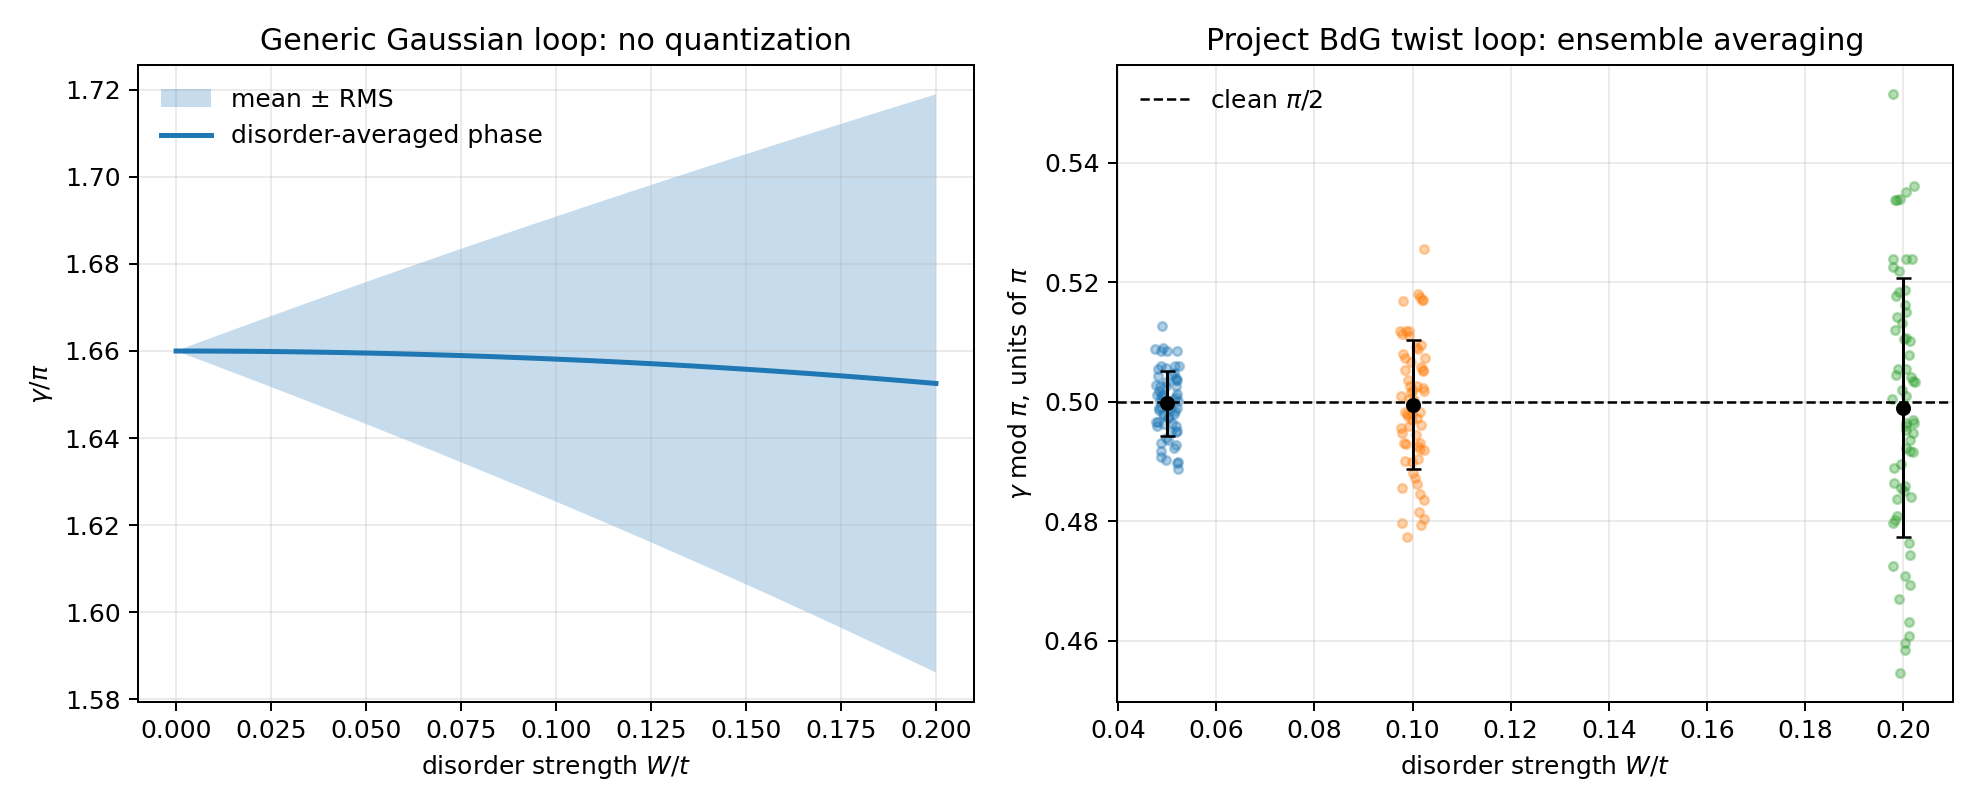

Source code (Python):
"""Test whether weak quenched disorder quantizes Gaussian Berry phases.

Two tests are performed:
1. A generic one-mode (two-level) Gaussian ground state with an analytically
   known, continuously variable Berry phase.
2. The two-orbital BdG twist loop used elsewhere in this project, with a fixed
   random on-site potential added to every Hamiltonian along the loop.
"""

from __future__ import annotations

import json
import math
from pathlib import Path
import sys

import matplotlib.pyplot as plt
import numpy as np

ROOT = Path(__file__).resolve().parents[1]
sys.path.insert(0, str(ROOT / "gaussian_checks"))
sys.path.insert(0, str(ROOT / "exact_gutzwiller"))
from complex_twist_berry_convergence import (
    PARAMETERS,
    appendix_b_overlap,
    positive_blocks,
    twist_loop,
)
from model import TwoOrbitalModel


SEED = 20261106


def wrap_period(values, period):
    """Wrap values to [-period/2, period/2)."""
    return (np.asarray(values) + period / 2) % period - period / 2


def circular_mean_and_rms(phases, period):
    phases = np.asarray(phases, dtype=float)
    z = np.mean(np.exp(2j * np.pi * phases / period))
    mean = float((np.angle(z) * period / (2 * np.pi)) % period)
    deviations = wrap_period(phases - mean, period)
    return mean, float(np.sqrt(np.mean(deviations**2))), float(abs(z))


def generic_gaussian_phase(theta, onsite):
    """Ground-state Berry phase, in [0, 2*pi), for the loop in the docstring below.

    h(lambda) = sin(theta)(cos(lambda)sigma_x + sin(lambda)sigma_y)
                + (cos(theta) + onsite)sigma_z.
    In this project's Im-log-product-overlaps convention, the lower
    eigenstate has gamma = -Omega/2 modulo 2*pi.
    """
    d_z = np.cos(theta) + np.asarray(onsite)
    cos_alpha = d_z / np.sqrt(np.sin(theta) ** 2 + d_z**2)
    return np.pi * (1.0 + cos_alpha)


def check_generic_phase_numerically(theta=0.85, onsite=0.0):
    """Independent link-overlap check of the analytic Bloch-solid-angle formula."""
    steps = 4096
    lambdas = 2 * np.pi * np.arange(steps) / steps
    vectors = []
    for lam in lambdas:
        h = np.array([
            [np.cos(theta) + onsite, np.sin(theta) * np.exp(-1j * lam)],
            [np.sin(theta) * np.exp(1j * lam), -(np.cos(theta) + onsite)],
        ], dtype=complex)
        _, eigenvectors = np.linalg.eigh(h)
        vectors.append(eigenvectors[:, 0])
    overlaps = [
        np.vdot(vectors[i], vectors[(i + 1) % steps]) for i in range(steps)
    ]
    numerical = math.fsum(float(np.angle(overlap)) for overlap in overlaps) % (2 * np.pi)
    analytic = float(generic_gaussian_phase(theta, onsite))
    error = abs(wrap_period(numerical - analytic, 2 * np.pi))
    if error > 1.0e-6:
        raise RuntimeError(
            "Generic-phase formula failed its numerical check: "
            f"analytic={analytic}, link_overlap={numerical}, error={error}"
        )
    return {"analytic": analytic, "link_overlap": numerical, "error": float(error)}


def generic_disorder_scan():
    theta = 0.85
    strengths = np.linspace(0.0, 0.2, 41)
    nodes, weights = np.polynomial.legendre.leggauss(512)
    rows = []
    for strength in strengths:
        if strength == 0.0:
            mean = float(generic_gaussian_phase(theta, 0.0))
            second = mean**2
        else:
            onsite = strength * nodes
            phases = generic_gaussian_phase(theta, onsite)
            mean = float(np.sum(weights * phases) / 2.0)
            second = float(np.sum(weights * phases**2) / 2.0)
        rows.append({
            "W": float(strength),
            "mean_phase": mean,
            "mean_phase_over_pi": mean / np.pi,
            "rms_about_mean": math.sqrt(max(0.0, second - mean**2)),
        })
    return {
        "model": "one occupied mode of h=d.sigma; d=(sin(theta)cos(lambda), sin(theta)sin(lambda), cos(theta)+V)",
        "theta": theta,
        "distribution": "V uniform on [-W,W], fixed along lambda",
        "clean_phase_over_pi": float(generic_gaussian_phase(theta, 0.0) / np.pi),
        "formula_check": check_generic_phase_numerically(theta),
        "rows": rows,
    }


def disordered_bdg_hamiltonian(model, point, onsite):
    h_bdg = model.bdg_hamiltonian(*point, pairing_twist="cosine")
    n = model.n_modes
    indices = np.arange(n)
    # H_BdG = [[h, Delta], [-Delta*, -h^T]].  Thus an on-site h_ii=V_i
    # appears as +V_i in the particle block and -V_i in the hole block.
    h_bdg[indices, indices] += onsite
    h_bdg[n + indices, n + indices] -= onsite
    return h_bdg


def bdg_loop_phase(model, points, onsite):
    blocks = [
        positive_blocks(disordered_bdg_hamiltonian(model, point, onsite))
        for point in points
    ]
    overlaps = [
        appendix_b_overlap(*blocks[index][:2], *blocks[(index + 1) % len(blocks)][:2])
        for index in range(len(blocks))
    ]
    total = math.fsum(float(np.angle(overlap)) for overlap in overlaps)
    return {
        "phase_mod_pi": float(total % np.pi),
        "minimum_link_magnitude": float(np.min(np.abs(overlaps))),
        "minimum_bdg_gap": float(min(block[2] for block in blocks)),
    }


def bdg_disorder_scan(lx=4, ly=4, steps=32, samples=64):
    model = TwoOrbitalModel(lx, ly, PARAMETERS)
    points = twist_loop(steps)
    zero = np.zeros(model.n_modes)
    clean = bdg_loop_phase(model, points, zero)
    rng = np.random.default_rng(SEED)
    base_disorder = rng.uniform(-1.0, 1.0, size=(samples, model.n_modes))
    rows = []
    for strength in (0.05, 0.1, 0.2):
        results = [
            bdg_loop_phase(model, points, strength * disorder)
            for disorder in base_disorder
        ]
        phases = np.array([result["phase_mod_pi"] for result in results])
        mean, rms, coherence = circular_mean_and_rms(phases, np.pi)
        lifted = clean["phase_mod_pi"] + wrap_period(phases - clean["phase_mod_pi"], np.pi)
        row = {
            "W": strength,
            "samples": samples,
            "mean_phase_mod_pi": mean,
            "mean_phase_over_pi": mean / np.pi,
            "circular_rms": rms,
            "circular_coherence": coherence,
            "lifted_arithmetic_mean_over_pi": float(np.mean(lifted) / np.pi),
            "minimum_bdg_gap": float(min(result["minimum_bdg_gap"] for result in results)),
            "minimum_link_magnitude": float(min(result["minimum_link_magnitude"] for result in results)),
            "phases_mod_pi": phases.tolist(),
            "sample_results": results,
        }
        rows.append(row)
        print(
            f"BdG W={strength:.2f}: mean/pi={mean / np.pi:.9f}, "
            f"RMS={rms:.6f}, min gap={row['minimum_bdg_gap']:.6f}, "
            f"min |link|={row['minimum_link_magnitude']:.6f}",
            flush=True,
        )
    return {
        "lattice": [lx, ly],
        "steps_per_leg": steps,
        "samples_per_strength": samples,
        "seed": SEED,
        "parameters": vars(PARAMETERS),
        "pairing_twist": "cosine",
        "distribution": "independent on-site V_i uniform on [-W,W] for every orbital; fixed along the loop",
        "averaging": "circular mean modulo pi; RMS uses wrapped deviations modulo pi",
        "clean": clean,
        "rows": rows,
    }


def make_figure(generic, bdg, output):
    fig, axes = plt.subplots(1, 2, figsize=(11, 4.5))

    ax = axes[0]
    strengths = np.array([row["W"] for row in generic["rows"]])
    means = np.array([row["mean_phase_over_pi"] for row in generic["rows"]])
    rms = np.array([row["rms_about_mean"] for row in generic["rows"]]) / np.pi
    ax.fill_between(strengths, means - rms, means + rms, alpha=0.25, label="mean ± RMS")
    ax.plot(strengths, means, lw=2, label="disorder-averaged phase")
    ax.set_xlabel(r"disorder strength $W/t$")
    ax.set_ylabel(r"$\gamma/\pi$")
    ax.set_title("Generic Gaussian loop: no quantization")
    ax.grid(alpha=0.25)
    ax.legend(frameon=False)

    ax = axes[1]
    rng = np.random.default_rng(SEED + 1)
    for index, row in enumerate(bdg["rows"]):
        x = row["W"] + rng.uniform(-0.0025, 0.0025, size=row["samples"])
        phases = np.asarray(row["phases_mod_pi"]) / np.pi
        ax.scatter(x, phases, s=12, alpha=0.35)
        ax.errorbar(
            row["W"], row["mean_phase_over_pi"], yerr=row["circular_rms"] / np.pi,
            fmt="ko", ms=5, capsize=3, lw=1.2,
        )
    ax.axhline(bdg["clean"]["phase_mod_pi"] / np.pi, color="black", ls="--", lw=1, label=r"clean $\pi/2$")
    ax.set_xlabel(r"disorder strength $W/t$")
    ax.set_ylabel(r"$\gamma\;\mathrm{mod}\;\pi$, units of $\pi$")
    ax.set_title("Project BdG twist loop: ensemble averaging")
    ax.grid(alpha=0.25)
    ax.legend(frameon=False)

    fig.tight_layout()
    fig.savefig(output, dpi=180)
    plt.close(fig)


def main():
    generic = generic_disorder_scan()
    print(
        f"Generic Gaussian clean phase/pi={generic['clean_phase_over_pi']:.9f}; "
        f"at W=0.2, mean/pi={generic['rows'][-1]['mean_phase_over_pi']:.9f}",
        flush=True,
    )
    bdg = bdg_disorder_scan()
    payload = {"generic_gaussian": generic, "project_bdg_twist_loop": bdg}
    json_output = Path(__file__).resolve().with_suffix(".json")
    json_output.write_text(json.dumps(payload, indent=2) + "\n")
    figure_output = Path(__file__).resolve().with_suffix(".png")
    make_figure(generic, bdg, figure_output)
    print(f"Saved {json_output}")
    print(f"Saved {figure_output}")


if __name__ == "__main__":
    main()
